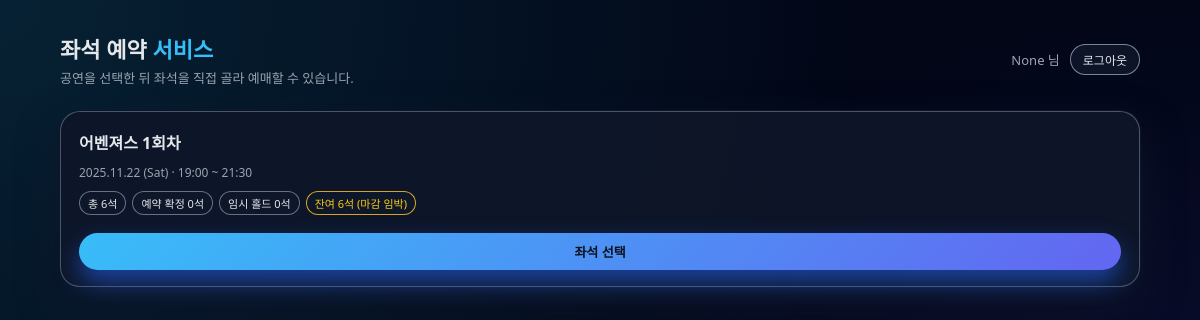
Page /reservations/ (signed in) on the committed database.
### accounts/models.py (models this page shows, shortened)
class User(AbstractUser):
    identity_key = models.CharField(
        max_length=128,
        unique=True,
        null=True,
        blank=True,
        help_text='본인인증 기관에서 내려주는 사용자 고유 식별값'
    )
    real_name = models.CharField(
        max_length=50,
        null=True,
        blank=True
    )
    phone_number = models.CharField(
        max_length=20,
        null=True,
        blank=True
    )
    is_verified = models.BooleanField(default=False)
    last_verified_at = models.DateTimeField(
        null=True,
        blank=True
    )

### reservations/models.py (models this page shows, shortened)
class Performance(models.Model):
    title = models.CharField(max_length=200)
    start_at = models.DateTimeField()
    end_at = models.DateTimeField()

### reservations/views.py (the view)
# urls.py: path('', views.performance_list, name='performance_list'),
@login_required
def performance_list(request):
    now = timezone.now()
    performances = (
        Performance.objects
        .annotate(
            total_seats=Count('seats', distinct=True),
            confirmed_seats=Count(
                'seats',
                filter=Q(seats__reservation__status=Reservation.STATUS_CONFIRMED),
                distinct=True,
            ),
            hold_seats=Count(
                'seats',
                filter=Q(
                    seats__reservation__status=Reservation.STATUS_HOLD,
                    seats__reservation__expires_at__gt=now,  # 만료 시간 > 현재
                ),
                distinct=True,
            ),
        )
        .order_by('start_at')
    )
    for perf in performances:
        perf.available_seats = (
            perf.total_seats - perf.confirmed_seats - perf.hold_seats
        )
    return render(
        request,
        'reservations/performance_list.html',
        {
            'performances': performances,
            'now': now,
        },
    )

### templates/reservations/performance_list.html (shortened to what this page needs)
{% extends "base_auth.html" %}
{% block content %}
<div class="perf-page">
    <header class="perf-header">
        <div>
            <div class="perf-title-main">
                좌석 예약 <span>서비스</span>
            </div>
            <div class="perf-sub">
                공연을 선택한 뒤 좌석을 직접 골라 예매할 수 있습니다.
            </div>
        </div>
        <div class="perf-user">
            <span>{{ request.user.real_name }} 님</span>
            <form method="post"
                action="{% url 'logout' %}"
                style="display:inline;">
                <button type="submit" class="btn-ghost logout-btn">
                    로그아웃
                </button>
            </form>
        </div>
    </header>
    {% if performances %}
        <div class="perf-grid">
            {% for p in performances %}
                <article class="perf-card">
                    <div class="perf-card-title">{{ p.title }}</div>
                    <div class="perf-card-datetime">
                        {{ p.start_at|date:"Y.m.d (D)" }}
                        · {{ p.start_at|time:"H:i" }} ~ {{ p.end_at|time:"H:i" }}
                    </div>
                    <div class="perf-badges">
                        <span class="perf-badge">총 {{ p.total_seats }}석</span>
                        <span class="perf-badge">예약 확정 {{ p.confirmed_seats }}석</span>
                        <span class="perf-badge">임시 홀드 {{ p.hold_seats }}석</span>
                        {% if p.available_seats > 10 %}
                            <span class="perf-badge perf-badge-available">
                                잔여 {{ p.available_seats }}석
                            </span>
                        {% elif p.available_seats > 0 %}
                            <span class="perf-badge perf-badge-warning">
                                잔여 {{ p.available_seats }}석 (마감 임박)
                            </span>
                        {% else %}
                            <span class="perf-badge perf-badge-danger">
                                매진
                            </span>
                        {% endif %}
                    </div>
                    <div class="perf-actions">
                        {% if p.available_seats > 0 %}
                            <a href="{% url 'reservations:seat_map' p.id %}" class="perf-button">
                                좌석 선택
                            </a>
                        {% else %}
                            <div style="font-size: 12px; color: #9ca3af;">
                                현재 예약 가능한 좌석이 없습니다.
                            </div>
                        {% endif %}
                    </div>
                </article>
            {% endfor %}
        </div>
    {% else %}
        <div class="perf-empty">
            등록된 공연이 없습니다. 관리자에서 Performance를 먼저 생성해 주세요.
        </div>
    {% endif %}
</div>
{% endblock %}

### templates/base_auth.html (shortened to what this page needs)
<!DOCTYPE html>
<html lang="ko">
<head>
</head>
<body>
<div class="auth-wrapper">
    {% block content %}{% endblock %}
</div>
</body>
</html>

### templates/base_auth.html (style rules this page uses)
* { box-sizing: border-box; }
html, body { height: 100%; margin: 0; font-family: system-ui, -apple-system, BlinkMacSystemFont, "Segoe UI", sans-serif; background: radial-gradient(circle at 0% 0%, #22d3ee22, transparent 60%), radial-gradient(circle at 100% 100%, #4f46e533, transparent 55%), #020617; color: #e5e7eb; }
.auth-wrapper { min-height: 100vh; display: flex; align-items: center; justify-content: center; padding: 24px; }

### templates/reservations/performance_list.html (style rules this page uses)
.auth-wrapper { min-height: 100vh; display: flex; justify-content: center; align-items: flex-start; padding: 32px 16px; }
.perf-page { width: 100%; max-width: 1080px; color: #e5e7eb; }
.perf-header { display: flex; justify-content: space-between; align-items: center; margin-bottom: 24px; }
.perf-title-main { font-size: 22px; font-weight: 700; }
.perf-title-main span { color: #38bdf8; }
.perf-sub { font-size: 13px; color: #9ca3af; margin-top: 4px; }
.perf-user { display: inline-flex; align-items: center; gap: 10px; font-size: 13px; color: #9ca3af; }
.btn-ghost { padding: 6px 12px; border-radius: 999px; border: 1px solid rgba(148,163,184,0.8); background: rgba(15,23,42,0.9); color: #e5e7eb; font-size: 12px; text-decoration: none; }
.perf-grid { display: grid; grid-template-columns: repeat(auto-fit, minmax(260px, 1fr)); gap: 18px; }
.perf-card { position: relative; background: rgba(15,23,42,0.9); border-radius: 20px; padding: 18px 18px 16px; border: 1px solid rgba(148,163,184,0.45); box-shadow: 0 18px 40px rgba(15,23,42,0.9), 0 0 0 1px rgba(15,23,42,0.9); display: flex; flex-direction: column; gap: 10px; }
.perf-card-title { font-size: 16px; font-weight: 600; }
.perf-card-datetime { font-size: 12px; color: #9ca3af; }
.perf-badges { display: flex; flex-wrap: wrap; gap: 6px; font-size: 11px; }
.perf-badge { padding: 3px 8px; border-radius: 999px; border: 1px solid rgba(148,163,184,0.65); background: rgba(15,23,42,0.95); }
.perf-badge-warning { border-color: rgba(251,191,36,0.85); color: #facc15; }
.perf-actions { margin-top: 8px; display: flex; justify-content: space-between; align-items: center; gap: 8px; }
.perf-button { flex: 1; text-align: center; padding: 9px 0; border-radius: 999px; background: linear-gradient(135deg, #38bdf8, #6366f1); color: #0b1220; font-size: 13px; font-weight: 600; text-decoration: none; box-shadow: 0 12px 24px rgba(37,99,235,0.6); }

### rows in the picture
User: user.real_name "None"
Performance: title "어벤져스 1회차", start_at "2025.11.22 (Sat)", start_at "19:00", end_at "21:30", total_seats "6", confirmed_seats "0", hold_seats "0", available_seats "6", shows "좌석 선택"
